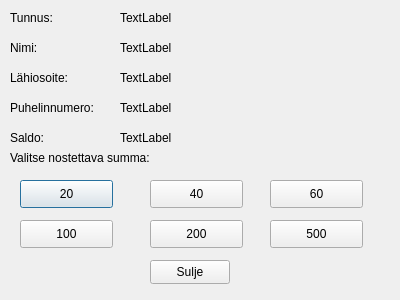
<?xml version="1.0" encoding="UTF-8"?>
<ui version="4.0">
 <class>Nosto</class>
 <widget class="QDialog" name="Nosto">
  <property name="geometry">
   <rect>
    <x>0</x>
    <y>0</y>
    <width>400</width>
    <height>300</height>
   </rect>
  </property>
  <property name="windowTitle">
   <string>Dialog</string>
  </property>
  <widget class="QLabel" name="label">
   <property name="geometry">
    <rect>
     <x>10</x>
     <y>150</y>
     <width>171</width>
     <height>16</height>
    </rect>
   </property>
   <property name="text">
    <string>Valitse nostettava summa:</string>
   </property>
  </widget>
  <widget class="QPushButton" name="btn20">
   <property name="geometry">
    <rect>
     <x>20</x>
     <y>180</y>
     <width>93</width>
     <height>28</height>
    </rect>
   </property>
   <property name="text">
    <string>20</string>
   </property>
  </widget>
  <widget class="QPushButton" name="btn40">
   <property name="geometry">
    <rect>
     <x>150</x>
     <y>180</y>
     <width>93</width>
     <height>28</height>
    </rect>
   </property>
   <property name="text">
    <string>40</string>
   </property>
  </widget>
  <widget class="QPushButton" name="btn60">
   <property name="geometry">
    <rect>
     <x>270</x>
     <y>180</y>
     <width>93</width>
     <height>28</height>
    </rect>
   </property>
   <property name="text">
    <string>60</string>
   </property>
  </widget>
  <widget class="QPushButton" name="btn100">
   <property name="geometry">
    <rect>
     <x>20</x>
     <y>220</y>
     <width>93</width>
     <height>28</height>
    </rect>
   </property>
   <property name="text">
    <string>100</string>
   </property>
  </widget>
  <widget class="QPushButton" name="btn200">
   <property name="geometry">
    <rect>
     <x>150</x>
     <y>220</y>
     <width>93</width>
     <height>28</height>
    </rect>
   </property>
   <property name="text">
    <string>200</string>
   </property>
  </widget>
  <widget class="QPushButton" name="btn500">
   <property name="geometry">
    <rect>
     <x>270</x>
     <y>220</y>
     <width>93</width>
     <height>28</height>
    </rect>
   </property>
   <property name="text">
    <string>500</string>
   </property>
  </widget>
  <widget class="QPushButton" name="btnSulje">
   <property name="geometry">
    <rect>
     <x>150</x>
     <y>260</y>
     <width>80</width>
     <height>24</height>
    </rect>
   </property>
   <property name="text">
    <string>Sulje</string>
   </property>
  </widget>
  <widget class="QLabel" name="labelOsoite">
   <property name="geometry">
    <rect>
     <x>120</x>
     <y>70</y>
     <width>251</width>
     <height>16</height>
    </rect>
   </property>
   <property name="text">
    <string>TextLabel</string>
   </property>
  </widget>
  <widget class="QLabel" name="label_2">
   <property name="geometry">
    <rect>
     <x>10</x>
     <y>10</y>
     <width>49</width>
     <height>16</height>
    </rect>
   </property>
   <property name="text">
    <string>Tunnus:</string>
   </property>
  </widget>
  <widget class="QLabel" name="label_5">
   <property name="geometry">
    <rect>
     <x>10</x>
     <y>130</y>
     <width>91</width>
     <height>16</height>
    </rect>
   </property>
   <property name="text">
    <string>Saldo:</string>
   </property>
  </widget>
  <widget class="QLabel" name="labelPuhelin">
   <property name="geometry">
    <rect>
     <x>120</x>
     <y>100</y>
     <width>251</width>
     <height>16</height>
    </rect>
   </property>
   <property name="text">
    <string>TextLabel</string>
   </property>
  </widget>
  <widget class="QLabel" name="labelNimi">
   <property name="geometry">
    <rect>
     <x>120</x>
     <y>40</y>
     <width>251</width>
     <height>16</height>
    </rect>
   </property>
   <property name="text">
    <string>TextLabel</string>
   </property>
  </widget>
  <widget class="QLabel" name="labelTunnus">
   <property name="geometry">
    <rect>
     <x>120</x>
     <y>10</y>
     <width>251</width>
     <height>16</height>
    </rect>
   </property>
   <property name="text">
    <string>TextLabel</string>
   </property>
  </widget>
  <widget class="QLabel" name="label_4">
   <property name="geometry">
    <rect>
     <x>10</x>
     <y>100</y>
     <width>91</width>
     <height>16</height>
    </rect>
   </property>
   <property name="text">
    <string>Puhelinnumero:</string>
   </property>
  </widget>
  <widget class="QLabel" name="label_3">
   <property name="geometry">
    <rect>
     <x>10</x>
     <y>70</y>
     <width>61</width>
     <height>16</height>
    </rect>
   </property>
   <property name="text">
    <string>Lähiosoite:</string>
   </property>
  </widget>
  <widget class="QLabel" name="labelSaldo">
   <property name="geometry">
    <rect>
     <x>120</x>
     <y>130</y>
     <width>251</width>
     <height>16</height>
    </rect>
   </property>
   <property name="text">
    <string>TextLabel</string>
   </property>
  </widget>
  <widget class="QLabel" name="label_6">
   <property name="geometry">
    <rect>
     <x>10</x>
     <y>40</y>
     <width>49</width>
     <height>16</height>
    </rect>
   </property>
   <property name="text">
    <string>Nimi:</string>
   </property>
  </widget>
 </widget>
 <resources/>
 <connections/>
</ui>
